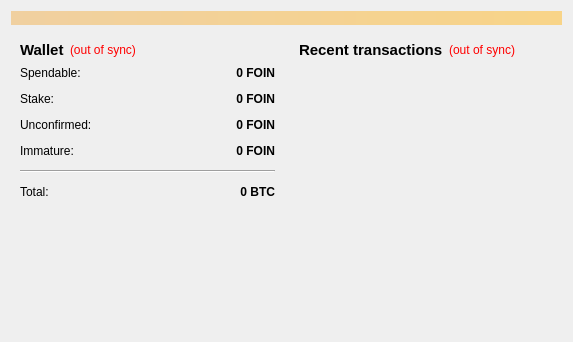
<?xml version="1.0" encoding="UTF-8"?>
<ui version="4.0">
 <class>OverviewPage</class>
 <widget class="QWidget" name="OverviewPage">
  <property name="geometry">
   <rect>
    <x>0</x>
    <y>0</y>
    <width>573</width>
    <height>342</height>
   </rect>
  </property>
  <property name="windowTitle">
   <string>Form</string>
  </property>
  <layout class="QVBoxLayout" name="topLayout">
   <item>
    <widget class="QLabel" name="labelAlerts">
     <property name="visible">
      <bool>false</bool>
     </property>
     <property name="styleSheet">
      <string notr="true">background-color: qlineargradient(x1: 0, y1: 0, x2: 1, y2: 0, stop:0 #F0D0A0, stop:1 #F8D488);  color:#000000
</string>
     </property>
     <property name="wordWrap">
      <bool>true</bool>
     </property>
     <property name="margin">
      <number>3</number>
     </property>
    </widget>
   </item>
   <item>
    <layout class="QHBoxLayout" name="horizontalLayout" stretch="1,1">
     <item>
      <layout class="QVBoxLayout" name="verticalLayout_2">
       <item>
        <widget class="QWidget" name="widget" native="true">
         <layout class="QVBoxLayout" name="verticalLayout_4">
          <item>
           <layout class="QHBoxLayout" name="horizontalLayout_4">
            <item>
             <widget class="QLabel" name="label_5">
              <property name="font">
               <font>
                <pointsize>11</pointsize>
                <weight>75</weight>
                <bold>true</bold>
               </font>
              </property>
              <property name="text">
               <string>Wallet</string>
              </property>
             </widget>
            </item>
            <item>
             <widget class="QLabel" name="labelWalletStatus">
              <property name="toolTip">
               <string>The displayed information may be out of date. Your wallet automatically synchronizes with the Foin network after a connection is established, but this process has not completed yet.</string>
              </property>
              <property name="styleSheet">
               <string notr="true">QLabel { color: red; }</string>
              </property>
              <property name="text">
               <string notr="true">(out of sync)</string>
              </property>
              <property name="alignment">
               <set>Qt::AlignLeading|Qt::AlignLeft|Qt::AlignVCenter</set>
              </property>
             </widget>
            </item>
            <item>
             <spacer name="horizontalSpacer_2">
              <property name="orientation">
               <enum>Qt::Horizontal</enum>
              </property>
              <property name="sizeHint" stdset="0">
               <size>
                <width>40</width>
                <height>20</height>
               </size>
              </property>
             </spacer>
            </item>
           </layout>
          </item>
          <item>
           <layout class="QFormLayout" name="formLayout_2">
            <property name="fieldGrowthPolicy">
             <enum>QFormLayout::AllNonFixedFieldsGrow</enum>
            </property>
            <property name="horizontalSpacing">
             <number>12</number>
            </property>
            <property name="verticalSpacing">
             <number>12</number>
            </property>
            <item row="0" column="0">
             <widget class="QLabel" name="label">
              <property name="text">
               <string>Spendable:</string>
              </property>
             </widget>
            </item>
            <item row="0" column="1">
             <widget class="QLabel" name="labelBalance">
              <property name="font">
               <font>
                <weight>75</weight>
                <bold>true</bold>
               </font>
              </property>
              <property name="cursor">
               <cursorShape>IBeamCursor</cursorShape>
              </property>
              <property name="toolTip">
               <string>Your current spendable balance</string>
              </property>
              <property name="text">
               <string notr="true">0 FOIN</string>
              </property>
              <property name="alignment">
               <set>Qt::AlignRight|Qt::AlignTrailing|Qt::AlignVCenter</set>
              </property>
              <property name="textInteractionFlags">
               <set>Qt::LinksAccessibleByMouse|Qt::TextSelectableByKeyboard|Qt::TextSelectableByMouse</set>
              </property>
             </widget>
            </item>
            <item row="1" column="0">
             <widget class="QLabel" name="label_6">
              <property name="text">
               <string>Stake:</string>
              </property>
             </widget>
            </item>
            <item row="1" column="1">
             <widget class="QLabel" name="labelStake">
              <property name="font">
               <font>
                <weight>75</weight>
                <bold>true</bold>
               </font>
              </property>
              <property name="cursor">
               <cursorShape>IBeamCursor</cursorShape>
              </property>
              <property name="toolTip">
               <string>Total of coins that was staked, and do not yet count toward the current balance</string>
              </property>
              <property name="text">
               <string notr="true">0 FOIN</string>
              </property>
              <property name="alignment">
               <set>Qt::AlignRight|Qt::AlignTrailing|Qt::AlignVCenter</set>
              </property>
              <property name="textInteractionFlags">
               <set>Qt::LinksAccessibleByMouse|Qt::TextSelectableByKeyboard|Qt::TextSelectableByMouse</set>
              </property>
             </widget>
            </item>
            <item row="2" column="0">
             <widget class="QLabel" name="label_3">
              <property name="text">
               <string>Unconfirmed:</string>
              </property>
             </widget>
            </item>
            <item row="2" column="1">
             <widget class="QLabel" name="labelUnconfirmed">
              <property name="font">
               <font>
                <weight>75</weight>
                <bold>true</bold>
               </font>
              </property>
              <property name="cursor">
               <cursorShape>IBeamCursor</cursorShape>
              </property>
              <property name="toolTip">
               <string>Total of transactions that have yet to be confirmed, and do not yet count toward the current balance</string>
              </property>
              <property name="text">
               <string notr="true">0 FOIN</string>
              </property>
              <property name="alignment">
               <set>Qt::AlignRight|Qt::AlignTrailing|Qt::AlignVCenter</set>
              </property>
              <property name="textInteractionFlags">
               <set>Qt::LinksAccessibleByMouse|Qt::TextSelectableByKeyboard|Qt::TextSelectableByMouse</set>
              </property>
             </widget>
            </item>
            <item row="3" column="0">
             <widget class="QLabel" name="labelImmatureText">
              <property name="text">
               <string>Immature:</string>
              </property>
             </widget>
            </item>
            <item row="3" column="1">
             <widget class="QLabel" name="labelImmature">
              <property name="font">
               <font>
                <weight>75</weight>
                <bold>true</bold>
               </font>
              </property>
              <property name="toolTip">
               <string>Mined balance that has not yet matured</string>
              </property>
              <property name="text">
               <string notr="true">0 FOIN</string>
              </property>
              <property name="alignment">
               <set>Qt::AlignRight|Qt::AlignTrailing|Qt::AlignVCenter</set>
              </property>
              <property name="textInteractionFlags">
               <set>Qt::LinksAccessibleByMouse|Qt::TextSelectableByKeyboard|Qt::TextSelectableByMouse</set>
              </property>
             </widget>
            </item>
            <item row="4" column="0" colspan="2">
             <widget class="Line" name="line">
              <property name="orientation">
               <enum>Qt::Horizontal</enum>
              </property>
             </widget>
            </item>
            <item row="5" column="0">
             <widget class="QLabel" name="labelTotalText">
              <property name="text">
               <string>Total:</string>
              </property>
             </widget>
            </item>
            <item row="5" column="1">
             <widget class="QLabel" name="labelTotal">
              <property name="font">
               <font>
                <weight>75</weight>
                <bold>true</bold>
               </font>
              </property>
              <property name="cursor">
               <cursorShape>IBeamCursor</cursorShape>
              </property>
              <property name="toolTip">
               <string>Your current total balance</string>
              </property>
              <property name="text">
               <string notr="true">0 BTC</string>
              </property>
              <property name="alignment">
               <set>Qt::AlignRight|Qt::AlignTrailing|Qt::AlignVCenter</set>
              </property>
              <property name="textInteractionFlags">
               <set>Qt::LinksAccessibleByMouse|Qt::TextSelectableByKeyboard|Qt::TextSelectableByMouse</set>
              </property>
             </widget>
            </item>
           </layout>
          </item>
         </layout>
        </widget>
       </item>
       <item>
        <spacer name="verticalSpacer">
         <property name="orientation">
          <enum>Qt::Vertical</enum>
         </property>
         <property name="sizeHint" stdset="0">
          <size>
           <width>20</width>
           <height>40</height>
          </size>
         </property>
        </spacer>
       </item>
      </layout>
     </item>
     <item>
      <layout class="QVBoxLayout" name="verticalLayout_3">
       <item>
        <widget class="QWidget" name="widget_2" native="true">
         <layout class="QVBoxLayout" name="verticalLayout">
          <item>
           <layout class="QHBoxLayout" name="horizontalLayout_2">
            <item>
             <widget class="QLabel" name="label_4">
              <property name="font">
               <font>
                <pointsize>11</pointsize>
                <weight>75</weight>
                <bold>true</bold>
               </font>
              </property>
              <property name="text">
               <string>&lt;b&gt;Recent transactions&lt;/b&gt;</string>
              </property>
             </widget>
            </item>
            <item>
             <widget class="QLabel" name="labelTransactionsStatus">
              <property name="toolTip">
               <string>The displayed information may be out of date. Your wallet automatically synchronizes with the Foin network after a connection is established, but this process has not completed yet.</string>
              </property>
              <property name="styleSheet">
               <string notr="true">QLabel { color: red; }</string>
              </property>
              <property name="text">
               <string notr="true">(out of sync)</string>
              </property>
              <property name="alignment">
               <set>Qt::AlignRight|Qt::AlignTrailing|Qt::AlignVCenter</set>
              </property>
             </widget>
            </item>
            <item>
             <spacer name="horizontalSpacer">
              <property name="orientation">
               <enum>Qt::Horizontal</enum>
              </property>
              <property name="sizeHint" stdset="0">
               <size>
                <width>40</width>
                <height>20</height>
               </size>
              </property>
             </spacer>
            </item>
           </layout>
          </item>
          <item>
           <widget class="QListView" name="listTransactions">
            <property name="styleSheet">
             <string notr="true">QListView { background: transparent; }</string>
            </property>
            <property name="frameShape">
             <enum>QFrame::NoFrame</enum>
            </property>
            <property name="verticalScrollBarPolicy">
             <enum>Qt::ScrollBarAlwaysOff</enum>
            </property>
            <property name="horizontalScrollBarPolicy">
             <enum>Qt::ScrollBarAlwaysOff</enum>
            </property>
            <property name="selectionMode">
             <enum>QAbstractItemView::NoSelection</enum>
            </property>
           </widget>
          </item>
         </layout>
        </widget>
       </item>
      </layout>
     </item>
    </layout>
   </item>
  </layout>
 </widget>
 <resources/>
 <connections/>
</ui>
